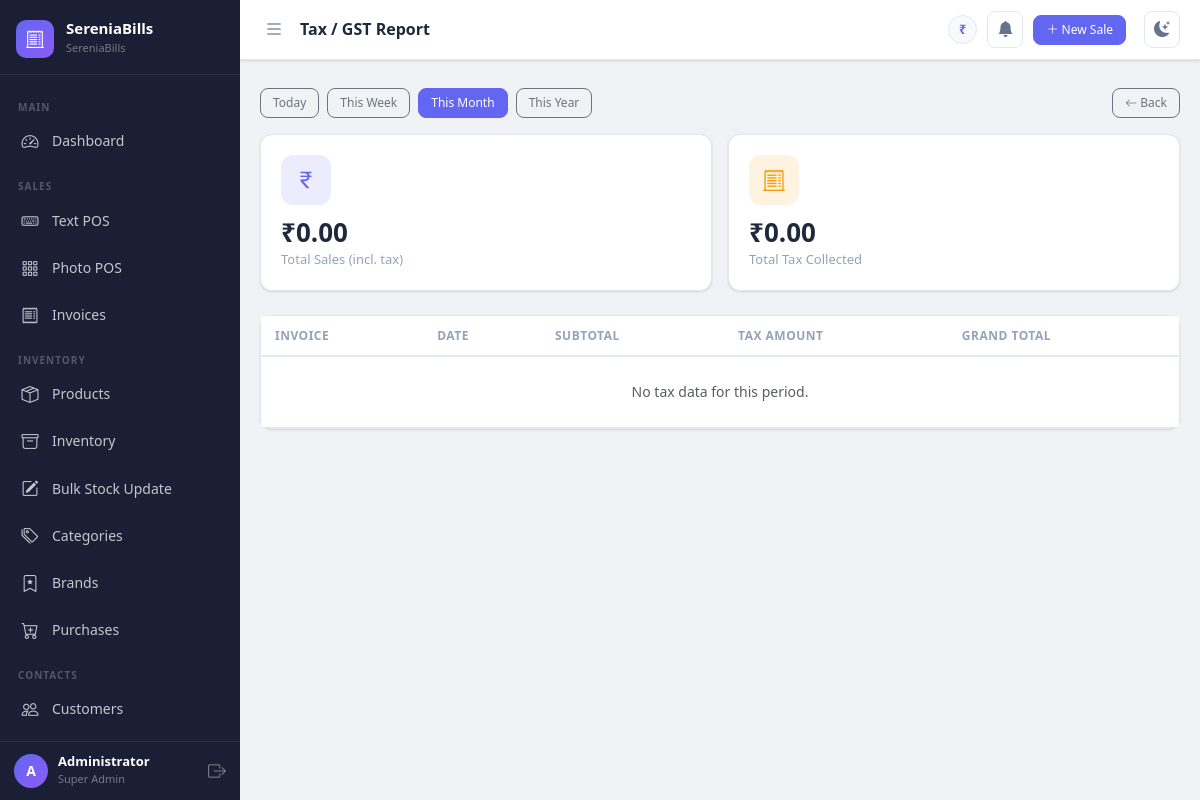
The app's page /reports/tax (signed in) with its own data.
### app.py (models this page shows, shortened)
class Settings(db.Model):
    __tablename__ = 'settings'
    id = db.Column(db.Integer, primary_key=True)
    company_name = db.Column(db.String(150), default='SereniaBills')
    logo = db.Column(db.String(255))
    gst_number = db.Column(db.String(50))
    address = db.Column(db.String(255))
    phone = db.Column(db.String(20))
    email = db.Column(db.String(120))
    currency_symbol = db.Column(db.String(10), default='₹')
    invoice_prefix = db.Column(db.String(10), default='INV-')
    default_tax_rate = db.Column(db.Float, default=0)
    theme = db.Column(db.String(20), default='light')
    next_invoice_number = db.Column(db.Integer, default=1)

class User(UserMixin, db.Model):
    __tablename__ = 'users'
    id = db.Column(db.Integer, primary_key=True)
    username = db.Column(db.String(80), unique=True, nullable=False)
    email = db.Column(db.String(120), unique=True)
    password_hash = db.Column(db.String(255), nullable=False)
    full_name = db.Column(db.String(120))
    role_id = db.Column(db.Integer, db.ForeignKey('roles.id'), nullable=False)
    active = db.Column(db.Boolean, default=True)
    created_at = db.Column(db.DateTime, default=datetime.utcnow)
    def is_super_admin(self):
        return self.role and self.role.name == 'super_admin'

class Role(db.Model):
    __tablename__ = 'roles'
    id = db.Column(db.Integer, primary_key=True)
    name = db.Column(db.String(50), unique=True, nullable=False)  # super_admin, staff
    description = db.Column(db.String(255))
    users = db.relationship('User', backref='role', lazy=True)

### app.py (the view)
@app.route('/reports/tax')
@login_required
def report_tax():
    period = request.args.get('period', 'monthly')
    today = date.today()
    if period == 'daily':
        start = today
    elif period == 'weekly':
        start = today - timedelta(days=today.weekday())
    elif period == 'yearly':
        start = today.replace(month=1, day=1)
    else:
        start = today.replace(day=1)
    sales_list = Sale.query.filter(func.date(Sale.created_at) >= start,
                                    Sale.status == 'completed').all()
    total_tax = sum(s.tax_amount for s in sales_list)
    total_sales = sum(s.grand_total for s in sales_list)
    return render_template('report_tax.html', sales=sales_list, total_tax=total_tax,
                            total_sales=total_sales, period=period, start=start)

### app.py (called while the page is built)
@login_manager.user_loader
def load_user(user_id):
    return User.query.get(int(user_id))

def get_settings():
    settings = Settings.query.first()
    if not settings:
        settings = Settings()
        db.session.add(settings)
        db.session.commit()
    return settings

@app.context_processor
def inject_globals():
    return dict(settings=get_settings(), now=datetime.utcnow())

### templates/report_tax.html (shortened to what this page needs)
{% extends "base.html" %}
{% block page_title %}Tax / GST Report{% endblock %}
{% block content %}
<div class="d-flex justify-content-between align-items-center mb-3 flex-wrap gap-2">
  <div class="d-flex gap-2">
    {% for p, label in [('daily','Today'),('weekly','This Week'),('monthly','This Month'),('yearly','This Year')] %}
    <a href="{{ url_for('report_tax', period=p) }}" class="btn btn-sm {% if period == p %}btn-primary{% else %}btn-outline-secondary{% endif %}">{{ label }}</a>
    {% endfor %}
  </div>
  <a href="{{ url_for('reports') }}" class="btn btn-sm btn-outline-secondary"><i class="bi bi-arrow-left"></i> Back</a>
</div>
<div class="row g-3 mb-4">
  <div class="col-sm-6"><div class="stat-card"><div class="stat-card-icon indigo"><i class="bi bi-currency-rupee"></i></div><div class="stat-card-value">{{ settings.currency_symbol }}{{ "%.2f"|format(total_sales) }}</div><div class="stat-card-label">Total Sales (incl. tax)</div></div></div>
  <div class="col-sm-6"><div class="stat-card"><div class="stat-card-icon amber"><i class="bi bi-receipt-cutoff"></i></div><div class="stat-card-value">{{ settings.currency_symbol }}{{ "%.2f"|format(total_tax) }}</div><div class="stat-card-label">Total Tax Collected</div></div></div>
</div>
<div class="card"><div class="card-body p-0"><div class="table-responsive">
  <table class="table mb-0">
    <thead><tr><th>Invoice</th><th>Date</th><th>Subtotal</th><th>Tax Amount</th><th>Grand Total</th></tr></thead>
    <tbody>
      {% for s in sales %}
      <tr>
        <td><a href="{{ url_for('view_invoice', sale_id=s.id) }}" style="color:var(--brand-accent);font-weight:700">{{ s.invoice_number }}</a></td>
        <td style="font-size:12px">{{ s.created_at.strftime('%d %b %Y, %H:%M') }}</td>
        <td>{{ settings.currency_symbol }}{{ "%.2f"|format(s.subtotal) }}</td>
        <td class="fw-bold text-warning">{{ settings.currency_symbol }}{{ "%.2f"|format(s.tax_amount) }}</td>
        <td class="fw-bold">{{ settings.currency_symbol }}{{ "%.2f"|format(s.grand_total) }}</td>
      </tr>
      {% else %}
      <tr><td colspan="5" class="text-center text-muted py-4">No tax data for this period.</td></tr>
      {% endfor %}
    </tbody>
  </table>
</div></div></div>
{% endblock %}

### templates/base.html (shortened to what this page needs)
<!DOCTYPE html>
<html lang="en" data-theme="{{ settings.theme }}">
<head>
    <link rel="stylesheet" href="https://cdn.jsdelivr.net/npm/bootstrap@5.3.2/dist/css/bootstrap.min.css">
    <link rel="stylesheet" href="https://cdn.jsdelivr.net/npm/bootstrap-icons@1.11.3/font/bootstrap-icons.css">
    <link rel="stylesheet" href="{{ url_for('static', filename='css/main.css') }}">
</head>
<body>
<div class="sb-wrapper">
  <nav id="sidebar" class="sb-sidebar">
    <div class="sb-brand">
      {% if settings.logo %}
        <img src="{{ url_for('static', filename='uploads/' + settings.logo) }}" class="sb-logo-img" alt="Logo">
      {% else %}
        <div class="sb-logo-icon"><i class="bi bi-receipt-cutoff"></i></div>
      {% endif %}
      <div class="sb-brand-text">
        <span class="sb-brand-name">SereniaBills</span>
        <span class="sb-brand-tagline">{{ settings.company_name }}</span>
      </div>
    </div>
    <div class="sb-nav">
      <div class="sb-section-label">Main</div>
      <a href="{{ url_for('dashboard') }}" class="sb-link {% if request.endpoint == 'dashboard' %}active{% endif %}">
        <i class="bi bi-speedometer2"></i><span>Dashboard</span>
      </a>
      <div class="sb-section-label">Sales</div>
      <a href="{{ url_for('pos_text') }}" class="sb-link {% if request.endpoint == 'pos_text' %}active{% endif %}">
        <i class="bi bi-keyboard"></i><span>Text POS</span>
      </a>
      <a href="{{ url_for('pos_photo') }}" class="sb-link {% if request.endpoint == 'pos_photo' %}active{% endif %}">
        <i class="bi bi-grid-3x3-gap"></i><span>Photo POS</span>
      </a>
      <a href="{{ url_for('invoices') }}" class="sb-link {% if request.endpoint == 'invoices' %}active{% endif %}">
        <i class="bi bi-receipt"></i><span>Invoices</span>
      </a>
      <div class="sb-section-label">Inventory</div>
      <a href="{{ url_for('products') }}" class="sb-link {% if request.endpoint in ['products','add_product','edit_product'] %}active{% endif %}">
        <i class="bi bi-box-seam"></i><span>Products</span>
      </a>
      <a href="{{ url_for('inventory') }}" class="sb-link {% if request.endpoint == 'inventory' %}active{% endif %}">
        <i class="bi bi-archive"></i><span>Inventory</span>
      </a>
      <a href="{{ url_for('bulk_stock_update') }}" class="sb-link {% if request.endpoint == 'bulk_stock_update' %}active{% endif %}">
        <i class="bi bi-pencil-square"></i><span>Bulk Stock Update</span>
      </a>
      <a href="{{ url_for('categories') }}" class="sb-link {% if request.endpoint == 'categories' %}active{% endif %}">
        <i class="bi bi-tags"></i><span>Categories</span>
      </a>
      <a href="{{ url_for('brands') }}" class="sb-link {% if request.endpoint == 'brands' %}active{% endif %}">
        <i class="bi bi-bookmark-star"></i><span>Brands</span>
      </a>
      <a href="{{ url_for('purchases') }}" class="sb-link {% if request.endpoint in ['purchases','add_purchase'] %}active{% endif %}">
        <i class="bi bi-cart-plus"></i><span>Purchases</span>
      </a>
      <div class="sb-section-label">Contacts</div>
      <a href="{{ url_for('customers') }}" class="sb-link {% if 'customer' in request.endpoint %}active{% endif %}">
        <i class="bi bi-people"></i><span>Customers</span>
      </a>
      <a href="{{ url_for('suppliers') }}" class="sb-link {% if 'supplier' in request.endpoint %}active{% endif %}">
      </a>
    </div>
    <div class="sb-footer">
      <div class="sb-user-info">
        <div class="sb-user-avatar">{{ current_user.username[0].upper() }}</div>
        <div>
          <div class="sb-user-name">{{ current_user.full_name or current_user.username }}</div>
          <div class="sb-user-role">{{ current_user.role.name.replace('_',' ').title() }}</div>
        </div>
      </div>
      <a href="{{ url_for('logout') }}" class="sb-logout" title="Logout"><i class="bi bi-box-arrow-right"></i></a>
    </div>
  </nav>
  <div class="sb-content" id="sbContent">
    <div class="sb-topbar">
      <button class="sb-toggle-btn" id="sidebarToggle" onclick="toggleSidebar()">
        <i class="bi bi-list"></i>
      </button>
      <div class="sb-topbar-title">{% block page_title %}{% endblock %}</div>
      <div class="sb-topbar-right">
        <span class="sb-currency-badge">{{ settings.currency_symbol }}</span>
        <div class="position-relative" id="alertBellWrap" style="cursor:pointer" onclick="toggleAlertDropdown()">
          <button class="sb-theme-btn" title="Stock Alerts">
            <i class="bi bi-bell-fill" id="bellIcon"></i>
          </button>
        </div>
        <a href="{{ url_for('pos_text') }}" class="btn btn-sm btn-primary me-2">
          <i class="bi bi-plus-lg"></i> New Sale
        </a>
        <button class="sb-theme-btn" onclick="toggleTheme()" title="Toggle Dark/Light">
          <i class="bi bi-moon-stars-fill" id="themeIcon"></i>
        </button>
      </div>
    </div>
    <div class="px-3 pt-2">
    </div>
    <div class="sb-main-content">
      {% block content %}{% endblock %}
    </div>
  </div>
</div>
</body>
</html>

### records on screen
Settings: company_name "SereniaBills", currency_symbol "₹"
User: username "A", full_name "Administrator"
Role: role.name.replace "Super Admin"

### other values on screen
{{ label }} "Today" "This Week" "This Month" "This Year"
{{ "%.2f"|format(total_sales) }} "0.00"
{{ "%.2f"|format(total_tax) }} "0.00"
